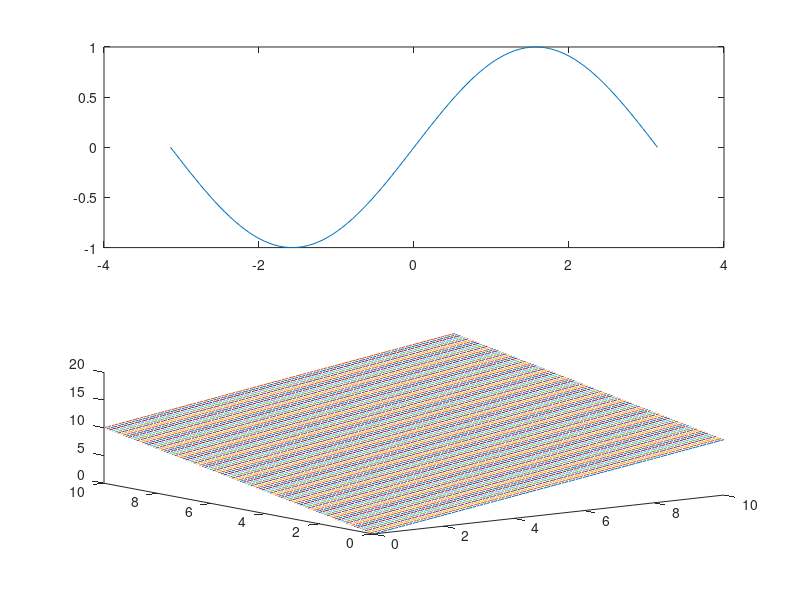

Write the MATLAB code that produced this figure. (Note: this script raises an error after producing the figure.)
matrix=rand(2,4);
x=linspace(-pi,pi,100);
y=sin(x);
y1=cos(x);
figure
title("images")
plot(x,y,'r')
hold on
plot (x,y1,'b')
hold off
legend("sin","cos")
subplot(2,1,1)
plot(x,y)
subplot(2,1,2)
plot(x,y1)
%% 3d plot
x=linspace(0,10,100);
y=linspace(0,10,100);
[X, Y] = ndgrid(x, y);
z=X+Y;
plot3(X,Y,z)
%%
img=imread("lenna.png");
imshow(img)
size(img)
R=img(:,:,1);
empty=uint8(zeros(size(img,1),size(img,2)));
Rred=cat(3,R,empty,empty);
Ggreen=cat(3,empty,G,empty);
Bblue=cat(3,empty,empty,B);
G=img(:,:,2);
B=img(:,:,3);
subplot(2,3,1)
imshow(R)
subplot(2,3,2)
imshow(G)
subplot(2,3,3)
imshow(B)
subplot(2,3,4)
imshow(Rred)
subplot(2,3,5)
imshow(Ggreen)
subplot(2,3,6)
imshow(Bblue)